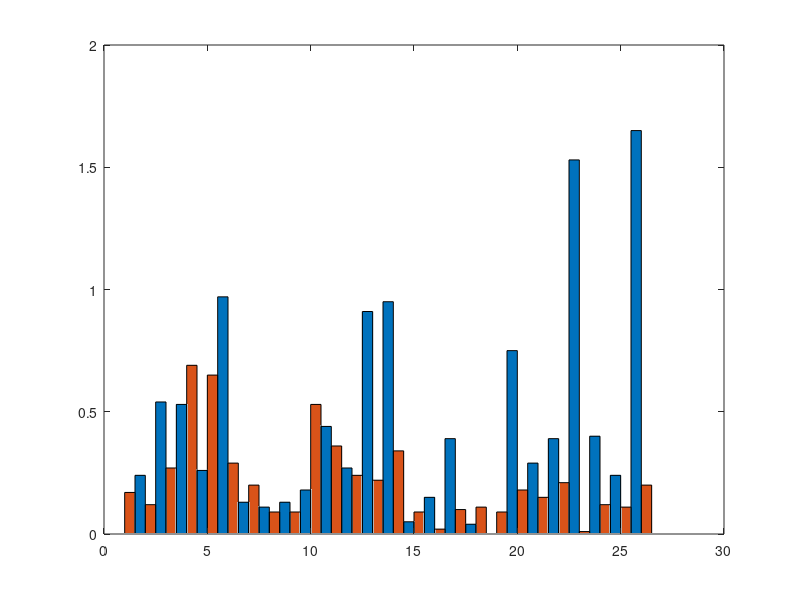

MATLAB code for this plot: (Note: this script raises an error after producing the figure.)
%% 柱状图

% 数据：GCC-PHAT (RMSE值)
GCC_PHAT = [
    0.17	0
    0.12	0.24
    0.27	0.54
    0.69	0.53
    0.65	0.26
    0.29	0.97
    0.2	    0.13
    0.09	0.11
    0.09	0.13
    0.53	0.18
    0.36	0.44
    0.24	0.27
    0.22	0.91
    0.34	0.95
    0.09	0.05
    0.02	0.15
    0.1	    0.39
    0.11	0.04
    0.09	0
    0.18	0.75
    0.15	0.29
    0.21	0.39
    0.01	1.53
    0.12	0.4
    0.11	0.24
    0.2	    1.65
];

% 交换列顺序，使得先绘制 GCC-PHAT（原始），后绘制 Improved GCC-PHAT
GCC_PHAT = GCC_PHAT(:, [2, 1]);

% 横坐标：1到26，每组对应一个x值
x = 1:26;

% 创建图形窗口并调整大小
figure('Position', [100, 100, 1000, 400]); % 宽1000，高400，成长方形

% 绘制柱状图（按行分组，每个x有两根柱子），增加 BarWidth 参数
bar_handle = bar(x, GCC_PHAT, 'grouped', 'BarWidth', 1); % 调整柱子宽度

% 设置颜色（交换后颜色也要对应）
bar_handle(2).FaceColor = [205/255, 79/255, 57/255];   % Tomato3 (GCC-PHAT)
bar_handle(1).FaceColor = [70/255, 130/255, 180/255];  % SteelBlue3 (Improved GCC-PHAT)

% 设置柱状图的轮廓颜色
bar_handle(1).EdgeColor = [0.8, 0.8, 0.8]; % 设置浅灰色轮廓
bar_handle(2).EdgeColor = [0.8, 0.8, 0.8]; % 设置浅灰色轮廓

% 设置图表标题和轴标签
title('Distance', 'FontSize', 14, 'FontWeight', 'bold', 'FontName', 'Times New Roman');
xlabel('Data(1-26)', 'FontSize', 12, 'FontName', 'Times New Roman');
ylabel('Meter (m)', 'FontSize', 12, 'FontName', 'Times New Roman'); % 添加纵坐标单位

% 设置坐标轴范围
xlim([0.5, 26.5]); % 避免边界数据被截断
ylim([0, 2]); % 设置 y 轴范围

% 设置 y 轴刻度
yticks(0:0.2:2); % 设置 y 轴从 0 到 2，间隔为 0.2

% 显示图例（顺序也要调整）
legend({'GCC-PHAT', 'Improved GCC-PHAT'}, 'Location', 'northeast', 'FontSize', 12, 'FontName', 'Times New Roman');

% 添加网格并调整样式
grid on;
set(gca, 'GridLineStyle', '--', 'GridColor', [0.5, 0.5, 0.5]);

% 调整纵坐标刻度线的长度，使其变短
set(gca, 'TickLength', [0.004, 0.004]); 
% 去除上侧和右侧的刻度
set(gca, 'Box', 'off');  % 去除坐标轴框
set(gca, 'TickDir', 'in');  % 刻度线朝向内侧

% 设置字体为新罗马字体
set(gca, 'FontName', 'Times New Roman');

% 保存高分辨率图片
exportgraphics(gcf, 'JULI.png', 'Resolution', 300);
